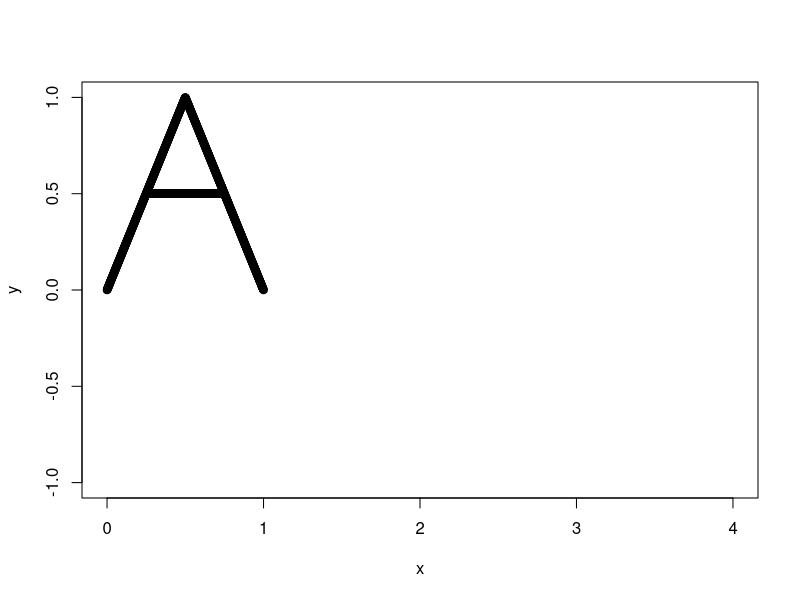
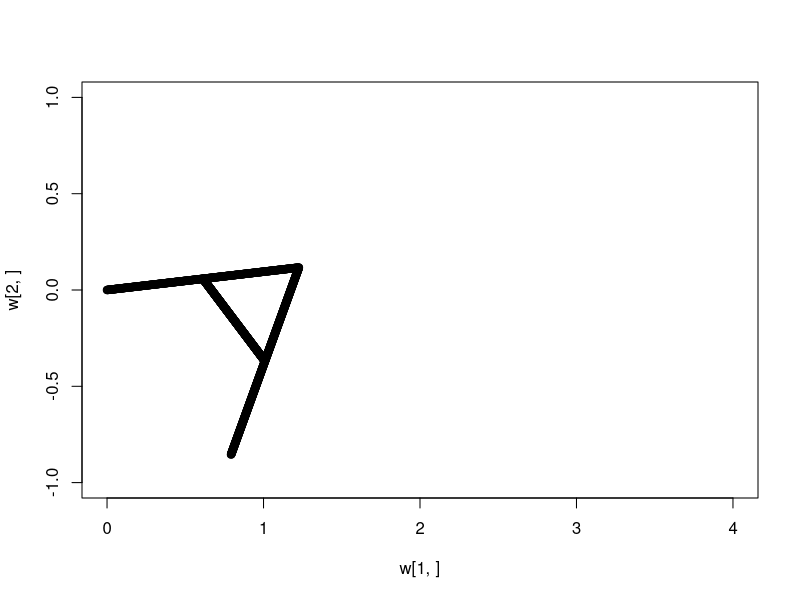
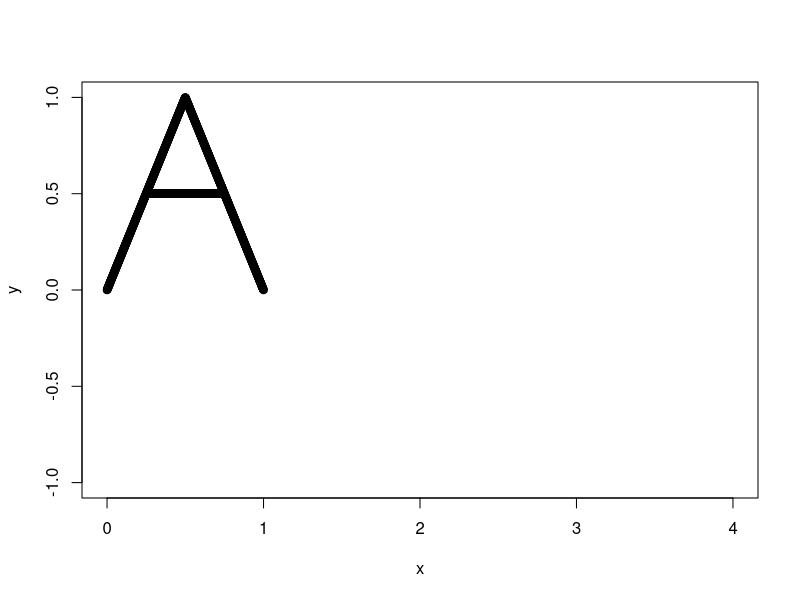
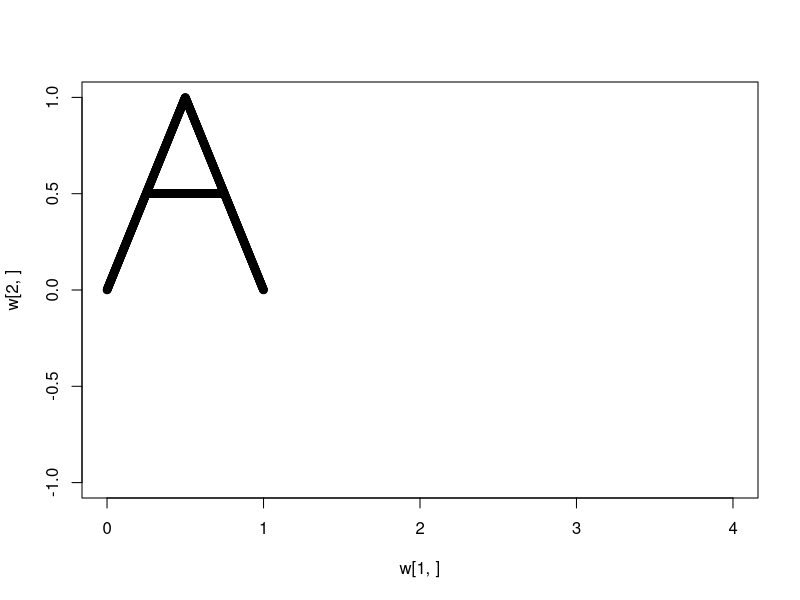

These figures' R source, in order:
#Task: You may be knowing about a typesetting language called LaTeX. By default LaTeX
#places the things in the regular horizontal way, it can also rotate and scale (possibly
#different scaling factors in x- and y-directions): While writing a math book, we
#needed a way to place a writing on a slant surface drawn on the page:
#LaTeX has no direct way to achieve this. But we could get the effect by first doing
#a little SVD computation. How?



SVD = function(theta, phi, a, b) {
  x = c(seq(0, 1, by = 0.001), seq(0.25, 0.75, by = 0.001))
  y = c(2 * x[1:500], 2 - 2 * x[501:1001], rep(0.5, 501))
  plot(x, y, xlim = c(0, 4), ylim = c(-1, 1))
  
  A = matrix(c(cos(theta), sin(theta), -sin(theta), cos(theta)), 2)
  v = as.matrix(rbind(x, y))
  z = A %*% v
  
  B = matrix(c(cos(phi), sin(phi), -sin(phi), cos(phi)), 2)
  R = diag(c(a, b))
  Q = B %*% R %*% t(B)
  
  w = Q %*% z
  plot(w[1, ], w[2, ], xlim = c(0, 4), ylim = c(-1, 1))
}

SVD(-0.9, -0.5, 1.2, 0.95)
SVD(0, 0, 1, 1)

#Reshaping a square to a parallelogram using R:
f = function(x1, y1, x2, y2) {
  a1 = (x2 - x1) / 2
  a2 = -(x1 + x2) / 2
  a3 = (y2 - y1) / 2
  a4 = -(y1 + y2) / 2
  
  A = matrix(c(a1, a2, a3, a4), 2, 2, byrow = TRUE)
  b = svd(A)
  U = b$u
  V = b$v
  
  if (abs(U[1, 1] + U[2, 2]) < 10^(-10)) {
    U[, 1] = U[, 1] * (-1)
  }
  if (abs(V[1, 1] + V[2, 2]) < 10^(-10)) {
    V[, 1] = V[, 1] * (-1)
  }
  
  sig = diag(b$d, 2)
  temp1 = acos(V[1, 1])
  temp2 = acos(U[1, 1])
  
  c = 180 / pi
  theta1 = (-c) * temp1
  theta2 = c * temp2
  
  if (abs(sin(temp1) - V[1, 2]) < 10^(-10)) {
    theta1 = -theta1
  }
  if (abs(sin(temp2) - U[1, 2]) < 10^(-10)) {
    theta2 = -theta2
  }
  
  x = sig[1, 1]
  y = sig[2, 2]
  
  cat("\n\nFirst angle of rotation (in degrees) is", theta1, "\n")
  cat("\n\nScale factor along x-axis is", x, "\n")
  cat("\n\nScale factor along y-axis is", y, "\n")
  cat("\n\nSecond angle of rotation (in degrees) is", theta2, "\n")
}

f(-6, -1, 1, -3)  # For modifying the letter alpha
f(-4, -3, 2, -3)  # For Italics Font

